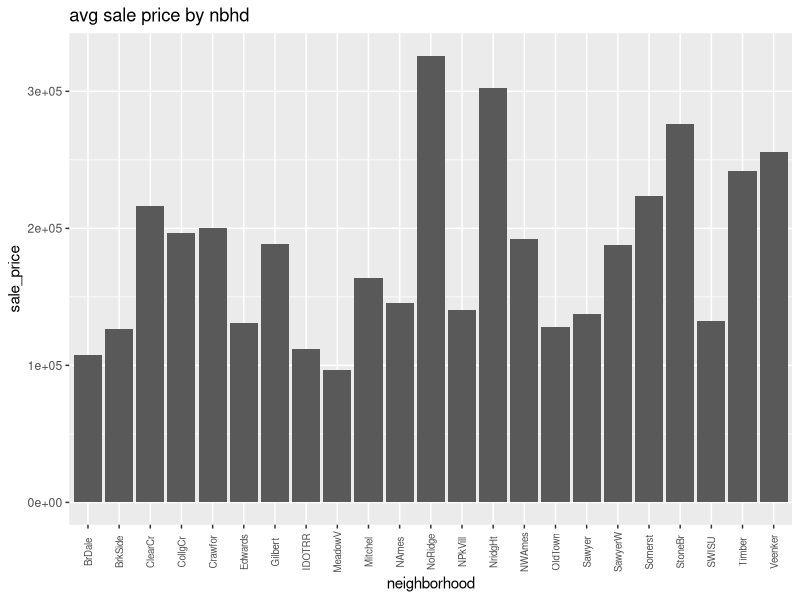
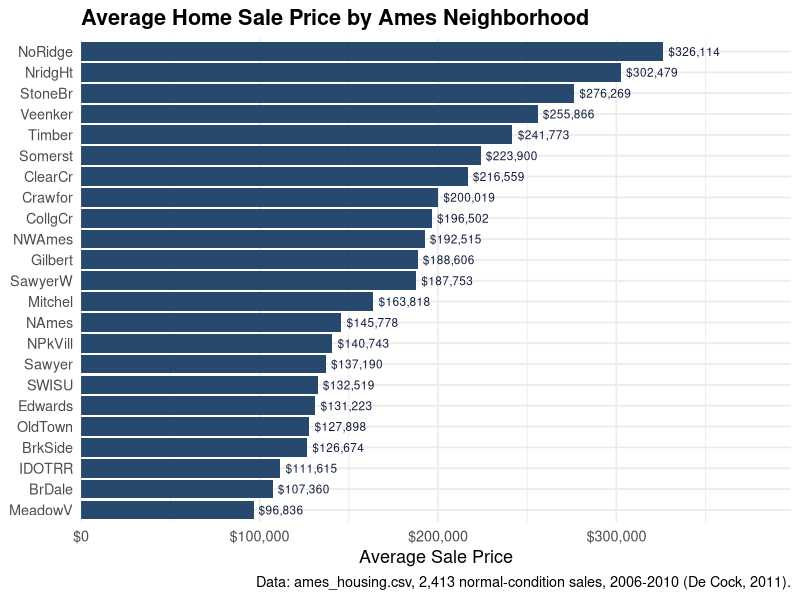
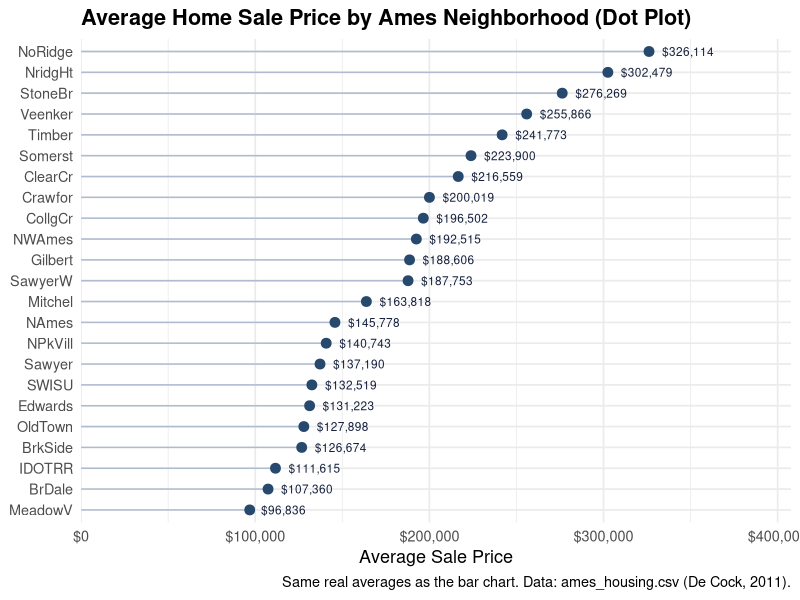
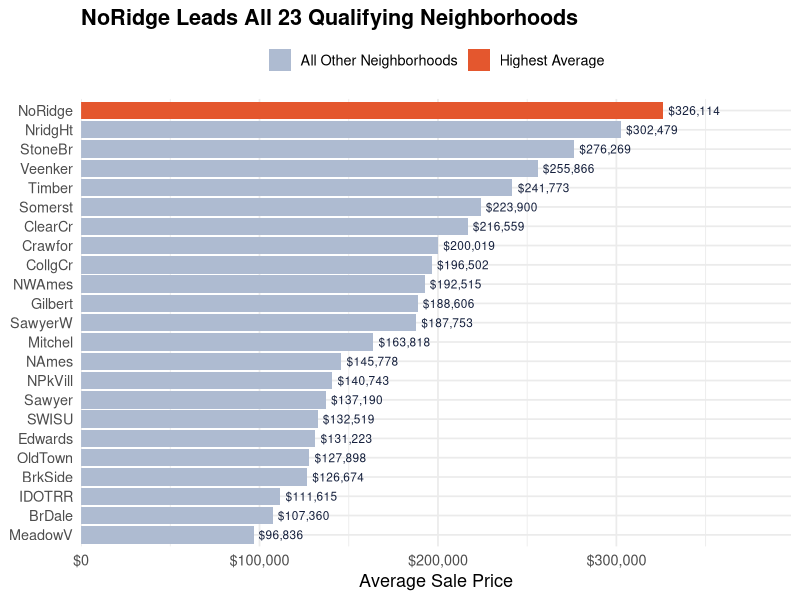
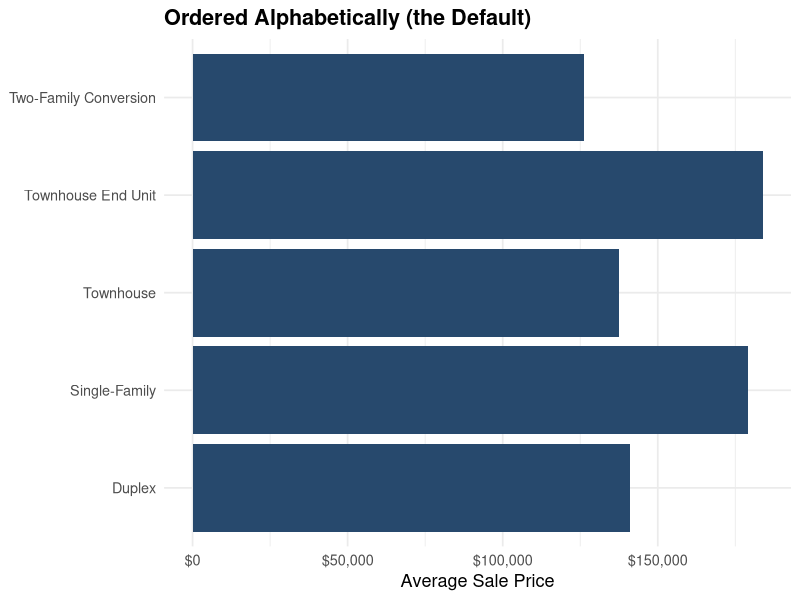
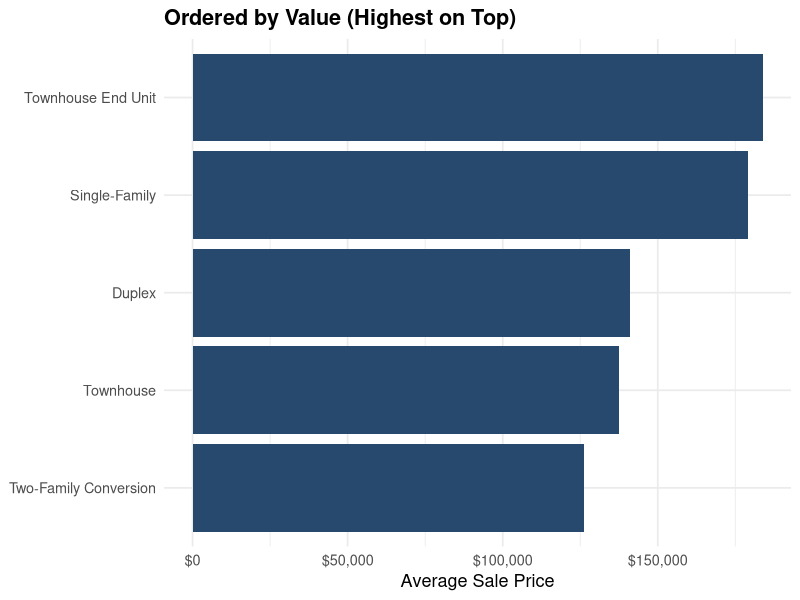

Generate these figures, in order, with R:
# Module 4: Communicating Amounts: Bar and Dot Charts
# Data Visualization (DATA 3230)
#
# This module runs entirely on the housing dataset (ames_housing.csv), per
# the course's one-dataset lecture rule. Every chart and every printed
# number below comes from that one real file; nothing here is simulated.
# Run this script yourself to reproduce every number and chart on the
# Module 4 slides.

library(ggplot2)
library(readr)
library(scales)

housing <- read_csv("ames_housing.csv", show_col_types = FALSE)

theme_deck <- theme_minimal(base_size = 13) +
  theme(plot.title = element_text(face = "bold"))

# ------------------------------------------------------------------
# Primary real question for this module: among the 23 Ames neighborhoods
# with at least 20 sales in this data, what is the average sale price?
# This is a genuine "how much" question, the communication goal this
# module is about.
# ------------------------------------------------------------------
nbhd_counts_tbl <- table(housing$neighborhood)
common_nbhds <- names(nbhd_counts_tbl[nbhd_counts_tbl >= 20])
length(common_nbhds)  # 23 qualifying neighborhoods

nbhd_avg <- aggregate(
  sale_price ~ neighborhood,
  data = housing[housing$neighborhood %in% common_nbhds, ],
  FUN = mean
)
nbhd_avg$sale_price <- round(nbhd_avg$sale_price, 0)
print(nbhd_avg[order(-nbhd_avg$sale_price), ])

# ------------------------------------------------------------------
# Segment B: the rough default bar chart for this question, unsorted,
# unlabeled, in ggplot2's default appearance.
# ------------------------------------------------------------------
p_bar_rough <- ggplot(nbhd_avg, aes(x = neighborhood, y = sale_price)) +
  geom_col() +
  labs(title = "avg sale price by nbhd", x = "neighborhood", y = "sale_price") +
  theme(axis.text.x = element_text(angle = 90, vjust = 0.5, size = 7))
ggsave("module4_bar_rough.png", p_bar_rough, width = 8, height = 6, dpi = 200)

# The finished bar chart: sorted descending, dollar-formatted direct data
# labels on every bar (an annotation, not just an axis), a real title,
# clean labels, one intentional color.
nbhd_avg$neighborhood <- factor(
  nbhd_avg$neighborhood,
  levels = nbhd_avg$neighborhood[order(nbhd_avg$sale_price)]
)
p_bar_finished <- ggplot(nbhd_avg, aes(x = neighborhood, y = sale_price)) +
  geom_col(fill = "#27496D") +
  geom_text(aes(label = label_dollar()(sale_price)), hjust = -0.1, size = 3.0, color = "#16213E") +
  coord_flip() +
  scale_y_continuous(labels = label_dollar(), expand = expansion(mult = c(0, 0.22))) +
  labs(
    title = "Average Home Sale Price by Ames Neighborhood",
    x = NULL, y = "Average Sale Price",
    caption = "Data: ames_housing.csv, 2,413 normal-condition sales, 2006-2010 (De Cock, 2011)."
  ) +
  theme_deck
ggsave("module4_bar_finished.png", p_bar_finished, width = 8.5, height = 7.5, dpi = 200)

# ------------------------------------------------------------------
# Segment C: the exact same real numbers as a Cleveland dot plot
# (geom_point instead of geom_col), the classic bar-chart alternative
# for amount comparisons, with the same sort order and annotations.
# ------------------------------------------------------------------
p_dot <- ggplot(nbhd_avg, aes(x = sale_price, y = neighborhood)) +
  geom_segment(aes(x = 0, xend = sale_price, y = neighborhood, yend = neighborhood), color = "#AEBBD1") +
  geom_point(size = 3, color = "#27496D") +
  geom_text(aes(label = label_dollar()(sale_price)), hjust = -0.25, size = 3.0, color = "#16213E") +
  scale_x_continuous(labels = label_dollar(), expand = expansion(mult = c(0, 0.25))) +
  labs(
    title = "Average Home Sale Price by Ames Neighborhood (Dot Plot)",
    x = "Average Sale Price", y = NULL,
    caption = "Same real averages as the bar chart. Data: ames_housing.csv (De Cock, 2011)."
  ) +
  theme_deck
ggsave("module4_dot_finished.png", p_dot, width = 8.5, height = 7.5, dpi = 200)

# ------------------------------------------------------------------
# Segment D: annotation / highlighting one specific category. Here we
# call out NoRidge, the single highest-average-price neighborhood in
# this real data, against the rest.
# ------------------------------------------------------------------
nbhd_avg$highlight <- ifelse(nbhd_avg$neighborhood == "NoRidge", "Highest Average", "All Other Neighborhoods")
p_highlight <- ggplot(nbhd_avg, aes(x = neighborhood, y = sale_price, fill = highlight)) +
  geom_col() +
  geom_text(aes(label = label_dollar()(sale_price)), hjust = -0.1, size = 3.0, color = "#16213E") +
  coord_flip() +
  scale_y_continuous(labels = label_dollar(), expand = expansion(mult = c(0, 0.22))) +
  scale_fill_manual(values = c("Highest Average" = "#E4572E", "All Other Neighborhoods" = "#AEBBD1")) +
  labs(
    title = "NoRidge Leads All 23 Qualifying Neighborhoods",
    x = NULL, y = "Average Sale Price", fill = NULL
  ) +
  theme_deck +
  theme(legend.position = "top")
ggsave("module4_highlight.png", p_highlight, width = 8.5, height = 7.5, dpi = 200)

# ------------------------------------------------------------------
# Segment E: ordering strategies on a second, independent real "how
# much" question: average sale price by building type. Three versions
# of the same five real numbers: alphabetical (the rough default),
# ascending, and descending.
# ------------------------------------------------------------------
bldg_avg <- aggregate(sale_price ~ bldg_type, data = housing, FUN = mean)
bldg_avg$sale_price <- round(bldg_avg$sale_price, 0)
print(bldg_avg[order(-bldg_avg$sale_price), ])

bldg_label_map <- c(
  "1Fam" = "Single-Family", "2fmCon" = "Two-Family Conversion",
  "Duplex" = "Duplex", "Twnhs" = "Townhouse", "TwnhsE" = "Townhouse End Unit"
)
bldg_avg$label <- bldg_label_map[bldg_avg$bldg_type]

p_order_alpha <- ggplot(bldg_avg, aes(x = label, y = sale_price)) +
  geom_col(fill = "#27496D") + coord_flip() +
  scale_y_continuous(labels = label_dollar()) +
  labs(title = "Ordered Alphabetically (the Default)", x = NULL, y = "Average Sale Price") +
  theme_deck
ggsave("module4_order_alpha.png", p_order_alpha, width = 7, height = 5, dpi = 200)

bldg_avg_desc <- bldg_avg
bldg_avg_desc$label <- factor(bldg_avg_desc$label, levels = bldg_avg_desc$label[order(bldg_avg_desc$sale_price)])
p_order_desc <- ggplot(bldg_avg_desc, aes(x = label, y = sale_price)) +
  geom_col(fill = "#27496D") + coord_flip() +
  scale_y_continuous(labels = label_dollar()) +
  labs(title = "Ordered by Value (Highest on Top)", x = NULL, y = "Average Sale Price") +
  theme_deck
ggsave("module4_order_desc.png", p_order_desc, width = 7, height = 5, dpi = 200)

cat("All Module 4 charts written.\n")
